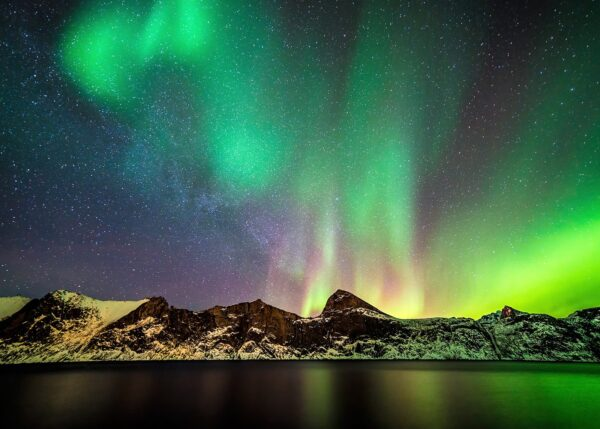
#> input picture python 3/sample.jpg, 600 x 429 px, found by its file name
$ python D.py
#> lines starting #> are read from the running program, lines starting #| are printed output that depends on the picture
from PIL import Image

img = Image.open('sample.jpg')
#> img is the input picture: PIL image 600x429 RGB; mean R, G, B 60.3, 96.4, 70.6

def image_resize():
    if img.width < 1080 or img.height < 1350:
        new_width = max(img.width, 1080)
#> new_width = 1080
        new_height = max(img.height, 1350)
#> new_height = 1350
    # Resize bildet
        resize_img = img.resize((new_width, new_height))
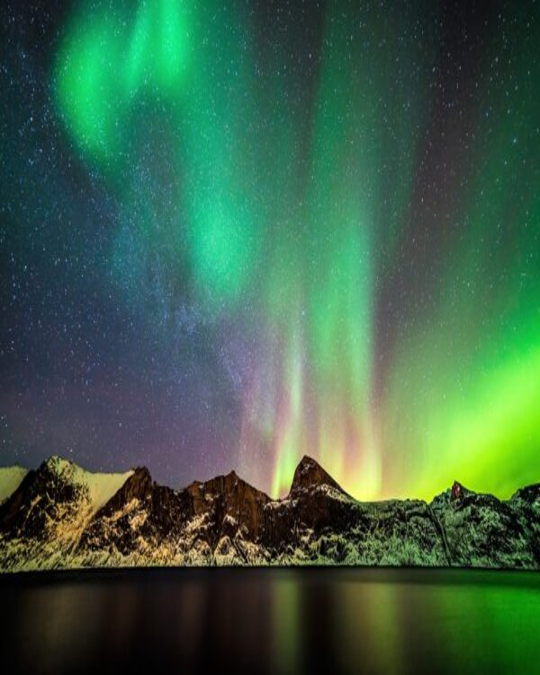
#> resize_img: PIL image 1080x1350 RGB (shown at 1/2 size); mean R, G, B 60.3, 96.4, 70.6
        return resize_img
    else:
        print("Bildet er allerede stort nok")
resized_img = image_resize()
resized_img.save('bilde-resized.jpg')
